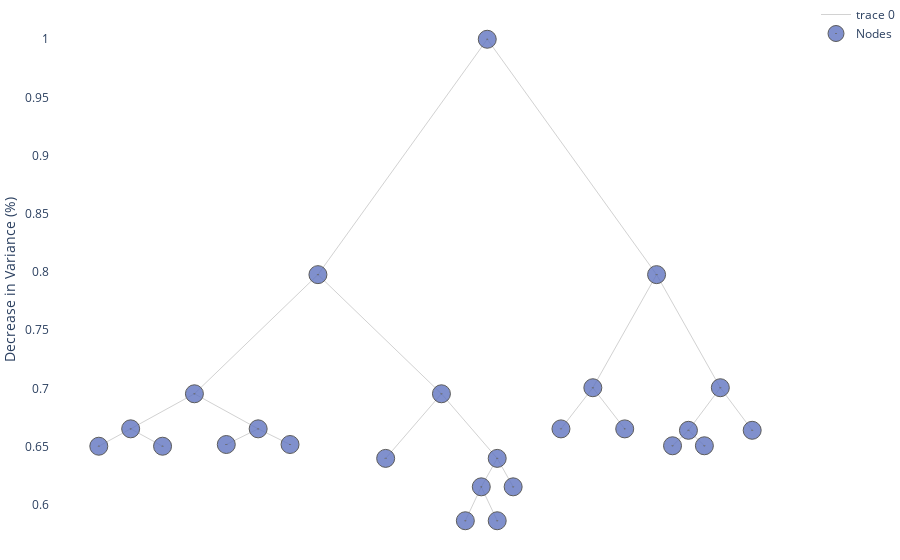

The notebook cell saved with this chart:
### Code cell
tree.print_tree(table = False, html = False, visual_pruning = True)

### Figure 1 — Plotly figure (JSON) as saved in the notebook; plotly's stock layout.template omitted (floating-point values rounded to 4 significant figures)
{"data": [{"hoverinfo": "none", "line": {"color": "rgb(210,210,210)", "width": 1}, "mode": "lines", "type": "scatter", "x": [0, -5.312, null, 0, 5.312, null, -5.312, -9.188, null, -5.312, -1.438, null, 5.312, 3.312, null, 5.312, 7.312, null, -9.188, -11.19, null, -9.188, -7.188, null, -1.438, -3.188, null, -1.438, 0.3125, null, 3.312, 2.312, null, 3.312, 4.312, null, 7.312, 6.312, null, 7.312, 8.312, null, -11.19, -12.19, null, -11.19, -10.19, null, -7.188, -8.188, null, -7.188, -6.188, null, 0.3125, -0.1875, null, 0.3125, 0.8125, null, 6.312, 5.812, null, 6.312, 6.812, null, -0.1875, -0.6875, null, -0.1875, 0.3125, null], "y": [1, 0.7977, null, 1, 0.7977, null, 0.7977, 0.6953, null, 0.7977, 0.6953, null, 0.7977, 0.7005, null, 0.7977, 0.7005, null, 0.6953, 0.6652, null, 0.6953, 0.6652, null, 0.6953, 0.6398, null, 0.6953, 0.6398, null, 0.7005, 0.6652, null, 0.7005, 0.6652, null, 0.7005, 0.6639, null, 0.7005, 0.6639, null, 0.6652, 0.6503, null, 0.6652, 0.6503, null, 0.6652, 0.6517, null, 0.6652, 0.6517, null, 0.6398, 0.6154, null, 0.6398, 0.6154, null, 0.6639, 0.6506, null, 0.6639, 0.6506, null, 0.6154, 0.5862, null, 0.6154, 0.5862, null]}, {"hoverinfo": "text", "marker": {"color": "#6175c1", "line": {"color": "rgb(50,50,50)", "width": 1}, "size": 18, "symbol": "circle-dot"}, "mode": "markers", "name": "Nodes", "opacity": 0.8, "text": ["n16, None, Bin Value: 117.08, between_variance : 178191.08, Samples : 13", "n17, None, Bin Value: 135.64, between_variance : 257585.79, Samples : 14", "n18, None, Bin Value: 128.67, between_variance : 99330.67, Samples : 6", "n19, None, Bin Value: 109.02, between_variance : 665554.02, Samples : 56", "n10, None, Bin Value: 66.78, between_variance : 40133.44, Samples : 9", "n23, None, Bin Value: 88.0, between_variance : 147136.0, Samples : 19", "n44, None, Bin Value: 120.62, between_variance : 189124.92, Samples : 13", "n45, None, Bin Value: 98.47, between_variance : 310275.03, Samples : 32", "n12, None, Bin Value: 130.3, between_variance : 509342.7, Samples : 30", "n13, None, Bin Value: 149.79, between_variance : 628201.29, Samples : 28", "n15, None, Bin Value: 133.93, between_variance : 269072.07, Samples : 15", "n28, None, Bin Value: 114.83, between_variance : 474721.0, Samples : 36", "n29, None, Bin Value: 97.89, between_variance : 86240.11, Samples : 9", "n1, CompPrice>127.5, Bin Value: 115.78, between_variance : 3753078.18, Samples : 280", "n2, Sales>7.55, Bin Value: 106.73, between_variance : 1845333.95, Samples : 162", "n4, Age>53.5, Bin Value: 115.71, between_variance : 1191559.6, Samples : 89", "n8, Income>67.0, Bin Value: 126.7, between_variance : 433453.37, Samples : 27", "n9, Sales>2.76, Bin Value: 110.92, between_variance : 762792.4, Samples : 62", "n5, CompPrice>99.0, Bin Value: 95.78, between_variance : 669699.51, Samples : 73", "n11, Sales>10.63, Bin Value: 99.86, between_variance : 638201.27, Samples : 64", "n22, ShelveLoc in (b'Bad', b'Medium'), Bin Value: 104.87, between_variance : 494865.8, Samples : 45", "n3, Sales>7.56, Bin Value: 128.19, between_variance : 1939204.48, Samples : 118", "n6, CompPrice>135.5, Bin Value: 139.71, between_variance : 1132044.98, Samples : 58", "n7, CompPrice>146.5, Bin Value: 117.07, between_variance : 822276.27, Samples : 60", "n14, Sales>11.88, Bin Value: 111.44, between_variance : 558893.89, Samples : 45"], "type": "scatter", "x": [-12.19, -10.19, -8.188, -6.188, -3.188, 0.8125, -0.6875, 0.3125, 2.312, 4.312, 8.312, 5.812, 6.812, 0, -5.312, -9.188, -11.19, -7.188, -1.438, 0.3125, -0.1875, 5.312, 3.312, 7.312, 6.312], "y": [0.6503, 0.6503, 0.6517, 0.6517, 0.6398, 0.6154, 0.5862, 0.5862, 0.6652, 0.6652, 0.6639, 0.6506, 0.6506, 1, 0.7977, 0.6953, 0.6652, 0.6652, 0.6953, 0.6398, 0.6154, 0.7977, 0.7005, 0.7005, 0.6639]}], "layout": {"margin": {"b": 0, "l": 0, "r": 0, "t": 0}, "plot_bgcolor": "rgba(0, 0, 0, 0)", "xaxis": {"showticklabels": false, "visible": false}, "yaxis": {"title": {"text": "Decrease in Variance (%)"}}}}
